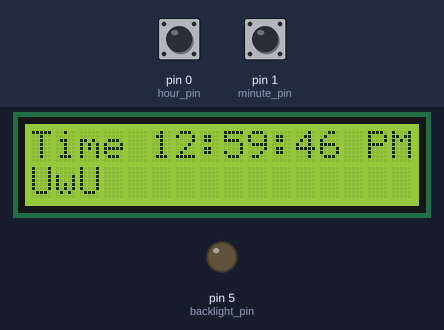
A sketch run on a simulated Arduino Uno, built with avr-gcc and run on an emulated ATmega328P. Parts: 16×2 character LCD, output pins drawn as LEDs (lit = HIGH). The inputs (shaded band) are chosen by the test bench; at power-on: pin 0 (hour_pin) HIGH, pin 1 (minute_pin) HIGH.

Above: at 1.2 s.
1.3 s: pin 0 (hour_pin) pulled LOW for 1 s
At 2.8 s:
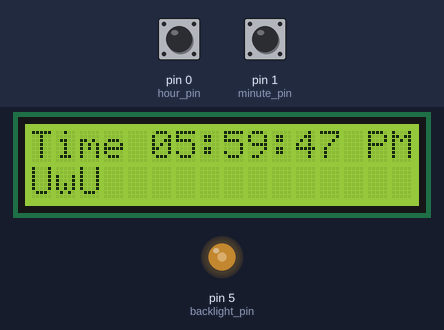
3.8 s: pin 1 (minute_pin) pulled LOW for 3.2 s
At 7.8 s:
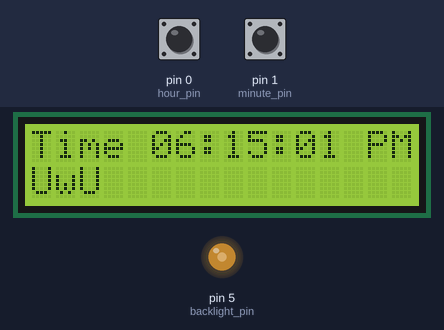
8.5 s: pin 0 (hour_pin) pulled LOW for 0.2 s
At 9.6 s:
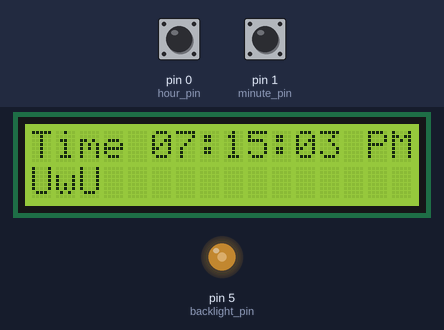
10.5 s: pin 1 (minute_pin) pulled LOW for 0.2 s
At 11.8 s:
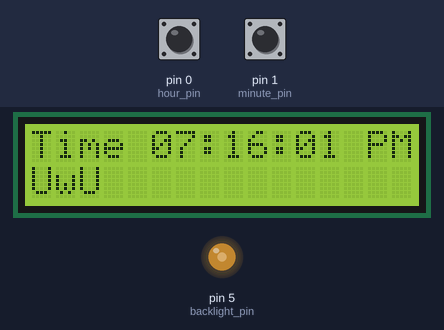
Timing chart, 0 to 13.5 s (numbered marks = the images above; inputs shaded):
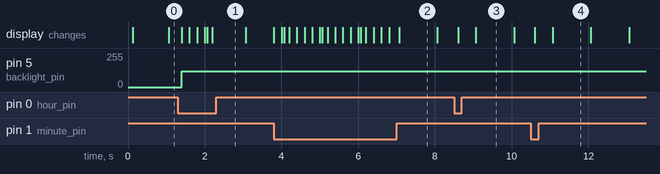

Measured:
- after the input at 1.3 s, pin 5 (backlight_pin): 0/255 → 120/255 after 0.10 s
- what the display in image 2 shows lasts 1.0 s, from 7.1 s to 8.1 s

The sketch:

sunrise.ino
```cpp
/*
  The circuit:
 * LCD RS pin to digital pin 7
 * LCD Enable pin to digital pin 8
 * LCD D4 pin to digital pin 9
 * LCD D5 pin to digital pin 10
 * LCD D6 pin to digital pin 11
 * LCD D7 pin to digital pin 12
 * LCD R/W pin to ground
 * LCD VSS pin to ground
 * LCD VCC pin to 5V
 * 10K resistor:
 * ends to +5V and ground
 * wiper to LCD VO pin (pin 3)
 */
#include <LiquidCrystal.h>

// initialize the library with the numbers of the interface pins
LiquidCrystal lcd(7, 8, 9, 10, 11, 12);

// initial Time display is 12:59:45 PM
int hours = 12;
int minutes = 59;
int seconds = 45;
int am_pm = 1; //PM

// Time Set Buttons
int hour_button;
int minute_button;

// Pins definition for Time Set Buttons
int hour_pin = 0;// pin 0 for Hours Setting
int minute_pin = 1;// pin 1 for Minutes Setting

// Backlight Time Out
const int timeout_length = 150;
int backlight_timer = timeout_length;// Backlight Time-Out
int backlight_pin = 5; // Backlight pin
const int backlight_power = 120; // no more then 7mA !!!

// For accurate Time reading, use Arduino Real Time Clock and not just delay()
static uint32_t last_time, now = 0; // RTC

void setup()
{
  // set up the LCD's number of columns and rows:
  lcd.begin(16, 2);
  pinMode(hour_pin,INPUT_PULLUP);// avoid external Pullup resistors for Button 1
  pinMode(minute_pin,INPUT_PULLUP);// and Button 2
  now = millis(); // read RTC initial value
}

void overflow()
{
  if(seconds == 60)
  {
    seconds = 0;
    minutes++;
  }
  if(minutes == 60)
  {
    minutes = 0;
    hours++;
  }
  if(hours == 13)
  {
    hours = 1;
    am_pm++;
    am_pm = (am_pm == 1) ? 0 : 1;
  }
  return;
}

void update_display()
{
	lcd.setCursor(0,0);
	lcd.print("Time ");
	if(hours < 10)
		lcd.print("0");// always 2 digits
	lcd.print(hours);
	lcd.print(":");
	if(minutes < 10)
		lcd.print("0");
	lcd.print(minutes);
	lcd.print(":");
	if(seconds < 10)
		lcd.print("0");
	lcd.print(seconds);
	(am_pm == 0) ? lcd.print(" AM") : lcd.print(" PM");
	// for Line 2
	lcd.setCursor(0,1);
	lcd.print("UwU");
}

void loop()
{
	lcd.begin(16,2);// every second
	// Update LCD Display
	// Print TIME in Hour, Min, Sec + AM/PM
	update_display();
	// improved replacement of delay(1000)
	// Much better accuracy, no more dependant of loop execution time
	for (int index = 0; index < 5; index++)// make 5 time 200ms loop, for faster Button response
	{
		while ((now - last_time) < 200) //delay200ms
		{
		  	now = millis();
		}
		// inner 200ms loop
		last_time = now; // prepare for next loop
		// read Setting Buttons
		hour_button = digitalRead(hour_pin);// Read Buttons
		minute_button = digitalRead(minute_pin);
	 	//Backlight time out
		backlight_timer--;
		if (backlight_timer <= 0)
		{
			analogWrite(backlight_pin, 0);// Backlight OFF
			backlight_timer++;
		}
		// Hit any to activate Backlight
		if(((hour_button == 0)|(minute_button == 0)) & (backlight_timer == 1))
		{
			backlight_timer = timeout_length;
			analogWrite(backlight_pin, backlight_power);
			// wait until Button released
			while ((hour_button == 0)|(minute_button == 0))
			{
				hour_button = digitalRead(hour_pin);// Read Buttons
				minute_button = digitalRead(minute_pin);
			}
		}
		else // Process Button 1 or Button 2 when hit while Backlight on
		{
			if (hour_button == 0)
			{
				hours++;
				backlight_timer = timeout_length;
				analogWrite(backlight_pin, backlight_power);
			}
			if (minute_button == 0)
			{
				seconds = 0;
				minutes++;
				backlight_timer = timeout_length;
				analogWrite(backlight_pin, backlight_power);
			 }
			 /* ---- manage seconds, minutes, hours am/pm overflow ----*/
			overflow();
			if ((hour_button == 0) | (minute_button == 0))// Update display if time set button pressed
				update_display();
		} // end if else
	}// end for
	// outer 1000ms loop
	seconds++; //increment sec. counting
	// ---- manage seconds, minutes, hours am/pm overflow ----
	overflow();
	// Loop end
}
```
